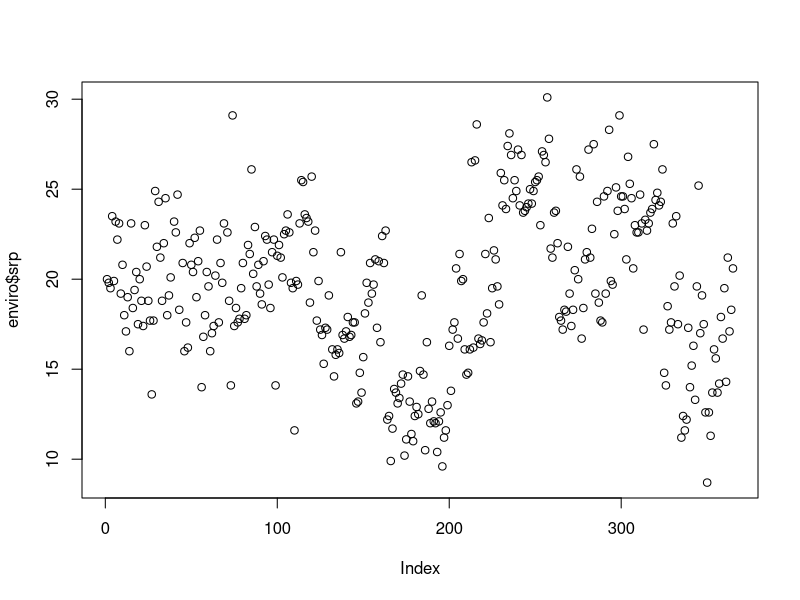

Reproduce this figure in R. (Note: this script raises an error after producing the figure.)
## ---- chunk 1

getwd()
enviro = read.csv("enviro.csv")
summary(enviro)
enviro <- enviro[-c(366),] #missing row at the end of data frame was removed
summary(enviro)
plot(enviro$temperature, enviro$srp)

#separate surface and hyporheic water
surf_enviro = subset.data.frame(enviro, water_type=="surface", select = -water_type)
hypo_enviro = subset.data.frame(enviro, water_type=="hyporheic", select = -water_type)

#separate by river, zone, habitat (change specs accordingly)
by_river = subset.data.frame(surf_enviro, river=="Boulder", select = -river)
by_zone = subset.data.frame(surf_enviro, zone=="OC", select = -zone)
by_habitat = subset.data.frame(surf_enviro, habitat=="PN", select = -habitat)


## ---- chunk 2
df <- surf_enviro # or other
 IDs<-unique(df$river)# or other
 results<- data.frame(matrix(0,ncol=1,nrow=10)) # or other
    for (i in 1:length(IDs)){ 
    temp <- df[df$river==IDs[i],]
    results[i,1] <- mean(temp[,15]) # or other
    }
names<-as.data.frame(IDs)
results<-cbind(results,names)
results

tapply(surf_enviro$doc, surf_enviro$river, mean) #if very basic operations are needed

## ---- chunk 3

rivers <- c("Swan","Bitterroot","Clark fork","Boulder","Madison","Big Hole","Big Horn", "Tongue", "Missouri", "Milk")
    

df_list <- split(surf_enviro[,9:20], as.factor(surf_enviro$river))
df_list2 <- list()
for (i in 1:length(df_list)){ 
    df_list2[[i]] <- scale(df_list[[i]], center = TRUE, scale = TRUE)
    } 
 st_data<-as.data.frame(df_list2[3]) #contains al enviro variables standarized by floodplain

## ---- chunk 4
library(tidyverse)
library(readr)
library(ggridges)
library(ggplot2)
library(forcats)
library(magrittr)
## ---- chunk 5
tempdata <- subset(stdata, select=c(river, zone,nitrate)) #stdata from previous section
colnames(tempdata) <- c("river","zone", "var")
tempdata$zonemod<- ifelse(tempdata$zone=="MC", tempdata$var-2.5, tempdata$var+2.5)
tempdata$river_mod <- factor(tempdata$river, levels = c("Swan","Bitterroot","Clark fork","Boulder","Madison","Big Hole","Big Horn", "Tongue", "Missouri", "Milk"))

tempdata %>%
  ggplot(aes(y = river_mod)) +
  geom_density_ridges(aes(x = zonemod, fill = paste(river, zone)), 
           alpha = 0.8, bandwidth=0.4, 
           scale=7, color = "black", rel_min_height=0.00001,
           from = -6, to = 9) +
  labs(x = "var", y = "river", title = "plot") +
  scale_x_continuous(expand = c(0.1, 0)) +
  scale_fill_manual(values=c("#99CCFF", "#99CC66","#0066CC", "#99CC33","#99CCFF", "#99CC66","#99CCFF", "#99CC66", "#0066CC", "#99CC33","#0066CC", "#99CC33","#99CCFF", "#99CC66","#0066CC", "#99CC33","#0066CC", "#99CC33","#99CCFF", "#99CC66"))+
  theme_ridges(grid = TRUE)
## ---- chunk 6
df <- stdata # or other
 IDs<-unique(df$zone)# or other
 results<- data.frame(matrix(0,ncol=2,nrow=2)) # or other
    for (i in 1:length(IDs)){ 
    temp <- df[df$zone==IDs[i],]
    results[i,1] <- mean(temp[,3],na.rm=TRUE) # or other
    results[i,2] <- sd(temp[,3],na.rm=TRUE) # or other
    }
names<-as.data.frame(IDs)
results<-cbind(results,names)
colnames(results)<-c("zscores","sd","zone")
ggplot(results, aes(x=zone, y=zscores)) + geom_bar(stat="identity")
## ---- chunk 7
library(vegan)
tempdata <- surf_enviro[,2:22]
tempdata = subset.data.frame(tempdata, select = c(-zone,-site,-habitat,-Lat,-Lon,-m,-oxygen_sat,-conductivity,-time))

df <- tempdata # or other
 IDs<-unique(df$river)# or other
 results<- data.frame(matrix(0,ncol=4,nrow=10)) # or other
    for (i in 1:length(IDs)){ 
    temp <- df[df$river==IDs[i],]
    temp<- na.omit(temp)
       temp<- as.vector(vegdist(temp[,2:12], method="mahalanobis")) #using Mahalonobis distance
       temp<-as.data.frame(temp)
         results[i,1] <- mean(temp$temp)
         results[i,2] <- sd(temp$temp)
         results[i,3] <- as.numeric(nrow(temp))
         results[i,4] <- sd(temp$temp)/sqrt(as.numeric(nrow(temp)))
    }

names<-as.data.frame(IDs)
results<-cbind(results,names)
results

